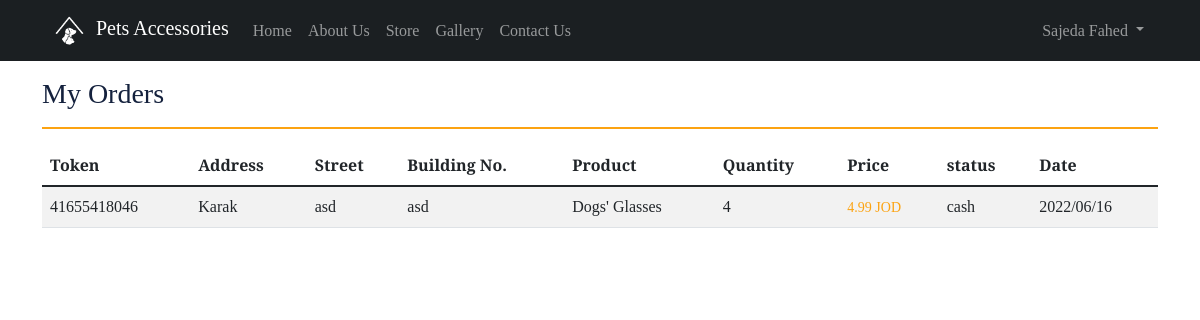
/petaccesories/orders.php (signed in), run on the app's committed database.
### tables this page shows
CREATE TABLE IF NOT EXISTS `user` (
  `id` int(11) NOT NULL AUTO_INCREMENT,
  `is_admin` tinyint(1) DEFAULT '0',
  `first_name` varchar(30) NOT NULL,
  `last_name` varchar(30) NOT NULL,
  `email` varchar(50) NOT NULL,
  `phone` varchar(20) NOT NULL,
  `password` varchar(50) NOT NULL,
  `created_at` timestamp NOT NULL DEFAULT CURRENT_TIMESTAMP,
  PRIMARY KEY (`id`),
  UNIQUE KEY `UNIQUE` (`email`) USING BTREE
);

CREATE TABLE IF NOT EXISTS `order` (
  `id` int(11) NOT NULL AUTO_INCREMENT,
  `token` varchar(100) NOT NULL,
  `user_id` int(11) NOT NULL,
  `order_status_id` int(11) NOT NULL,
  `address` varchar(50) NOT NULL,
  `street_name` varchar(20) NOT NULL,
  `building_number` varchar(10) NOT NULL,
  `total_price` float NOT NULL,
  `created_at` timestamp NOT NULL DEFAULT CURRENT_TIMESTAMP,
  PRIMARY KEY (`id`) USING BTREE,
  KEY `user_id` (`user_id`) USING BTREE,
  KEY `order_status_id` (`order_status_id`) USING BTREE,
  KEY `token` (`token`)
);

CREATE TABLE IF NOT EXISTS `product` (
  `id` int(11) NOT NULL AUTO_INCREMENT,
  `brand_id` int(11) NOT NULL,
  `category_id` int(11) NOT NULL,
  `active` tinyint(1) NOT NULL DEFAULT '1',
  `sold` int(11) NOT NULL DEFAULT '0',
  `name` varchar(50) NOT NULL,
  `image` text NOT NULL,
  `description` text,
  `price` float NOT NULL,
  `quantity` int(11) NOT NULL,
  `created_at` timestamp NOT NULL DEFAULT CURRENT_TIMESTAMP,
  PRIMARY KEY (`id`),
  KEY `category_id` (`category_id`),
  KEY `brand_id` (`brand_id`)
);

CREATE TABLE IF NOT EXISTS `order_products` (
  `id` int(11) NOT NULL AUTO_INCREMENT,
  `order_token` varchar(100) NOT NULL,
  `product_id` int(11) NOT NULL,
  `quantity` int(11) NOT NULL,
  PRIMARY KEY (`id`),
  KEY `product_id` (`product_id`),
  KEY `order_token` (`order_token`)
);

CREATE TABLE IF NOT EXISTS `order_status` (
  `id` int(11) NOT NULL AUTO_INCREMENT,
  `status` varchar(20) NOT NULL,
  PRIMARY KEY (`id`)
);

### petaccesories/modules/User.php (called while the page is built, shortened)
<?php
class User extends DB
{
  public static function check()
  {
    if (isset($_SESSION['user_id'])) {
      return true;
    } else {
      return false;
    }
  }
  public static function getUser()
  {
    return self::getQueryResults("SELECT * FROM user where id = {$_SESSION['user_id']}");
  }
  public static function getUserFullName()
  {
    $user = self::getUser()[0];
    return $user['first_name'] . " " . $user['last_name'];
  }
}

### petaccesories/modules/DB.php (called while the page is built, shortened)
<?php
class DB
{
  protected static $servername;
  protected static $username;
  protected static $password;
  protected static $dbname;
  protected static function connect()
  {
    self::$servername = "localhost";
    self::$username = "root";
    self::$password = "";
    self::$dbname = "petaccessories";
    $conn = new mysqli(self::$servername, self::$username, self::$password, self::$dbname);
    return $conn;
  }
  protected static function getQueryResults($sql){
    $result = mysqli_query(self::connect(), $sql);
    return mysqli_fetch_all($result, MYSQLI_ASSOC);
  }
}

### petaccesories/modules/Order.php (called while the page is built, shortened)
<?php
class Order extends DB
{
  public static function viewOrders($userId)
  {
    return self::getQueryResults("SELECT `order`.`id`, `order`.`token`, `order`.`user_id`, `user`.`first_name`, `user`.`last_name`, `user`.`phone`, `order`.`address`, `order`.`street_name`, `order`.`building_number`, `product`.`name`,  `order_products`.`quantity`, `product`.`price`, `order`.`total_price`, `order_status`.`status`, `order`.`created_at` from `order` join `user` ON `order`.`user_id` = `user`.`id` join `order_status` ON `order`.`order_status_id` = `order_status`.`id` join `order_products` ON `order`.`token` = `order_products`.`order_token` join `product` ON `order_products`.`product_id` = `product`.`id` WHERE `order`.`user_id` = $userId ORDER BY `order`.`created_at` DESC");
  }
}

### petaccesories/orders.php (the view, shortened to what this page needs)
<?php
$orders = Order::viewOrders($_SESSION['user_id']);
?>
<!DOCTYPE html>
<html lang="en" dir="auto">
<?php include('./templates/head.php') ?>
<body>
    <?php include('./templates/nav.php') ?>
    <div class="container py-3">
        <h3 class="mb-0">My Orders</h3>
        <hr class="myCustomHr">
        <div style="width: 100%; overflow-x: auto;" class="mb-3">
            <table class="table table-striped table-hover">
                <?php if (!empty($orders)) : ?>
                    <thead>
                        <tr>
                            <th>Token</th>
                            <th>Address</th>
                            <th>Street</th>
                            <th>Building No.</th>
                            <th>Product</th>
                            <th>Quantity</th>
                            <th>Price</th>
                            <th>status</th>
                            <th>Date</th>
                        </tr>
                    </thead>
                    <tbody>
                        <?php foreach ($orders as $order) : ?>
                            <tr>
                                <td><?= $order['token'] ?></td>
                                <td><?= $order['address'] ?></td>
                                <td><?= $order['street_name'] ?></td>
                                <td><?= $order['building_number'] ?></td>
                                <td><?= $order['name'] ?></td>
                                <td><?= $order['quantity'] ?></td>
                                <td><small class="price"><?= $order['price'] ?> JOD</small></td>
                                <td><?= $order['status'] ?></td>
                                <td><?= date("Y/m/d", strtotime($order['created_at'])) ?></td>
                            </tr>
                        <?php endforeach ?>
                </tbody>
            <?php else : ?>
                <p class="text-muted text-center">No orders found.</p>
            <?php endif ?>
            </table>
        </div>
    </div>
</body>
</html>

### petaccesories/templates/nav.php (shortened to what this page needs)
<?php
    $currentPage = basename($_SERVER['PHP_SELF']);
?>
<nav class="navbar navbar-expand-md navbar-dark bg-dark sticky-top">
    <div class="container-fluid px-md-3 px-lg-5">
        <a class="navbar-brand" href="index.php">
            <img src="./img/logo.png" class="mx-1 " style="width: 35px; height: 35px;" alt="Logo">
            Pets Accessories
        </a>
        <div class="collapse navbar-collapse" id="navbarNavDropdown">
            <ul class="navbar-nav">
                <li class="nav-item">
                    <a class="nav-link <?php if ($currentPage == 'index.php') {echo "active";}?>" href="index.php">Home</a>
                </li>
                <li class="nav-item">
                    <a class="nav-link <?php if ($currentPage == 'about.php') {echo "active";}?>" href="about.php">About Us</a>
                </li>
                <li class="nav-item">
                    <a class="nav-link <?php if ($currentPage == 'store.php') {echo "active";}?>" href="store.php">Store</a>
                </li>
                <li class="nav-item">
                    <a class="nav-link <?php if ($currentPage == 'gallery.php') {echo "active";}?>" href="gallery.php">Gallery</a>
                </li>
                <li class="nav-item">
                    <a class="nav-link <?php if ($currentPage == 'contact.php') {echo "active";}?>" href="contact.php">Contact Us</a>
                </li>
            </ul>
            <?php if (User::check()) : ?>
                <ul class="navbar-nav ms-auto">
                    <li class="nav-item dropdown">
                        <a class="nav-link dropdown-toggle" href="#" role="button" data-bs-toggle="dropdown" aria-expanded="false">
                            <?php echo User::getUserFullName() ?>
                        </a>
                    </li>
                </ul>
            <?php endif; ?>
        </div>
    </div>
</nav>

### data on the page
user: User::getUserFullName() "Sajeda Fahed"
order: token "41655418046", address "Karak", street_name "asd", building_number "asd", product.name "Dogs' Glasses", order_products.quantity "4", product.price "4.99", order_status.status "cash", created_at "2022/06/16"
